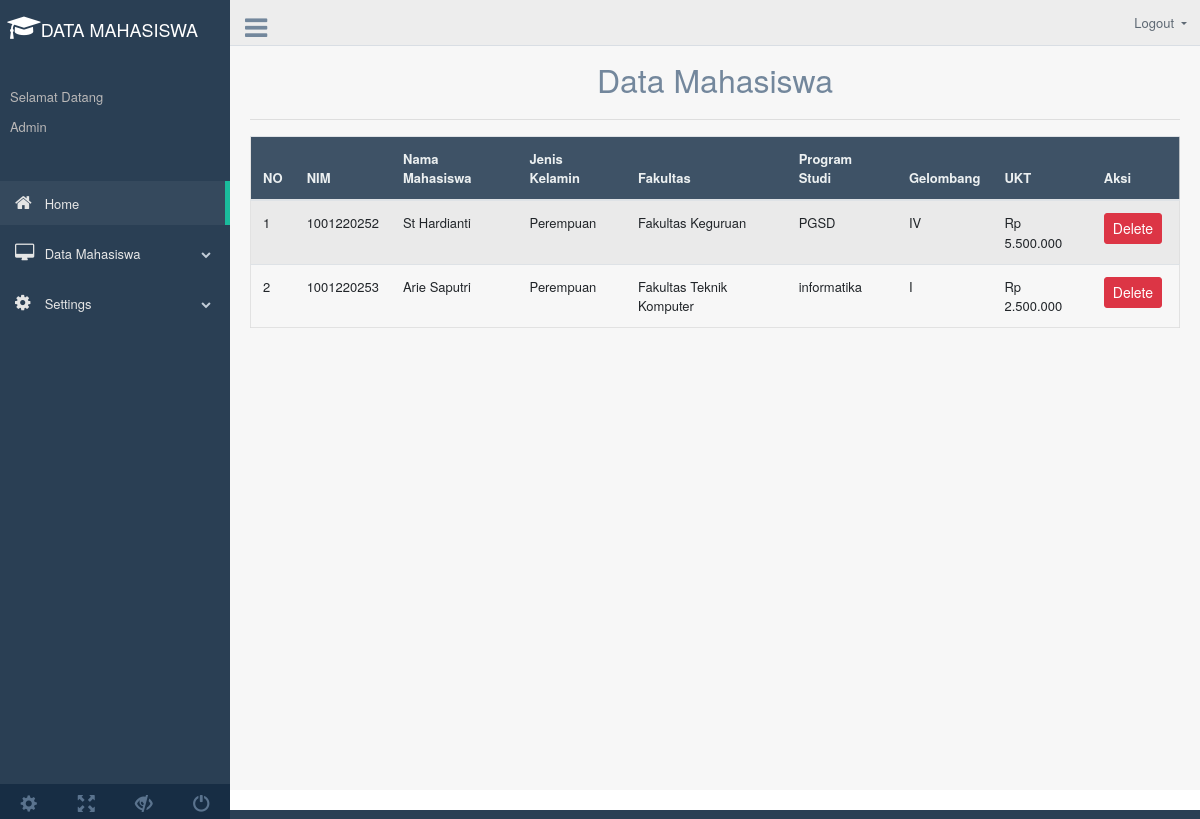
The page /index2.php?page=tampil_mhs on the database its author committed.
### tables this page shows
CREATE TABLE `tb_biodata` (
  `id_mhs` int(15) NOT NULL,
  `nim` varchar(20) NOT NULL,
  `nama_mhs` varchar(30) NOT NULL,
  `tempat_lahir` varchar(30) NOT NULL,
  `jk` varchar(15) NOT NULL,
  `alamat` varchar(40) NOT NULL,
  `tanggal_lahir` varchar(30) NOT NULL,
  `kode_fakultas` int(20) NOT NULL,
  `kode_prodi` int(20) NOT NULL,
  `gelombang` varchar(11) NOT NULL
);

CREATE TABLE `tb_fakultas` (
  `kode_fakultas` int(20) NOT NULL,
  `nama_fakultas` varchar(35) NOT NULL
);

CREATE TABLE `tb_prodi` (
  `kode_prodi` int(20) NOT NULL,
  `nama_prodi` varchar(50) NOT NULL,
  `ukt` varchar(50) NOT NULL
);

### tampil.php (the view, shortened to what this page needs)
<?php
include('config.php');
$sql = mysqli_query($koneksi, "SELECT * FROM tb_biodata
					INNER JOIN tb_fakultas ON tb_biodata.kode_fakultas = tb_fakultas.kode_fakultas
					INNER JOIN tb_prodi ON tb_biodata.kode_prodi = tb_prodi.kode_prodi") ;
?>
	<div class="container" style="margin-top:20px">
		<center><font size="6">Data Mahasiswa</font></center>
		<hr>
		<div class="table-responsive">
		<table class="table table-striped jambo_table bulk_action">
			<thead>
				<tr>
					<th>NO</th>
					<th>NIM</th>
					<th>Nama Mahasiswa</th>
					<th>Jenis Kelamin</th>
					<th>Fakultas</th>
					<th>Program Studi</th>
					<th>Gelombang</th>
					<th>UKT</th>
					<th>Aksi</th>
				</tr>
			</thead>
			<tbody>
				<?php
					$no = 1;
					while($data = mysqli_fetch_assoc($sql)){
						echo '
						<tr>
							<td>'.$no.'</td>
							<td>'.$data['nim'].'</td>
							<td>'.$data['nama_mhs'].'</td>
							<td>'.$data['jk'].'</td>
							<td>'.$data['nama_fakultas'].'</td>
							<td>'.$data['nama_prodi'].'</td>
							<td>'.$data['gelombang'].'</td>
							<td>'.$data['ukt'].'</td>
							<td>
								<a href="delete.php?nim='.$data['nim'].'" class="btn btn-danger btn-sm" onclick="return confirm(\'Yakin ingin menghapus data ini?\')">Delete</a>
							</td>
						</tr>
						';
						$no++;
					}
				?>
		</table>
	</div>
	</div>

### index2.php (shortened to what this page needs)
<!DOCTYPE html>
<html lang="en">
  <head>
    <link href="assets/bootstrap/dist/css/bootstrap.min.css" rel="stylesheet">
    <link href="assets/font-awesome/css/font-awesome.min.css" rel="stylesheet">
    <link href="assets/nprogress/nprogress.css" rel="stylesheet">
    <link href="assets/iCheck/skins/flat/green.css" rel="stylesheet">
    <link href="assets/bootstrap-progressbar/css/bootstrap-progressbar-3.3.4.min.css" rel="stylesheet">
    <link href="assets/css/custom.min.css" rel="stylesheet">
  </head>
  <body class="nav-md">
    <div class="container body">
      <div class="main_container">
        <div class="col-md-3 left_col">
          <div class="left_col scroll-view">
            <div class="navbar nav_title" style="border: 0;">
            <center>
            &nbsp; <a href="index2.php" class="fa fa-mortar-board fa-2x" style="color:#fff;"><span><font size="4.95" color="white" face="Helvetica Neue">DATA MAHASISWA</font></span></a>
            </center>
            </div>
            <div class="profile clearfix">
              <div class="profile_info">
                <span>Selamat Datang Admin </span>
              </div>
            </div>
            <br />
            <div id="sidebar-menu" class="main_menu_side hidden-print main_menu">
              <div class="menu_section">
                <ul class="nav side-menu">
                  <li><a href="index2.php"><i class="fa fa-home"></i> Home <span class="fa fa-chevron"></span></a>
                  </li>
                  <li><a href="#"><i class="fa fa-desktop"></i> Data Mahasiswa <span class="fa fa-chevron-down"></span></a>
                  </li>
                  <li><a><i class="fa fa-gear"></i> Settings <span class="fa fa-chevron-down"></span></a>
                  </li>
                </ul>
              </div>
            </div>
            <div class="sidebar-footer hidden-small">
              <a data-toggle="tooltip" data-placement="top" title="Settings" href="#">
                <span class="glyphicon glyphicon-cog" aria-hidden="true"></span>
              </a>
              <a data-toggle="tooltip" data-placement="top" title="FullScreen" href="#">
                <span class="glyphicon glyphicon-fullscreen" aria-hidden="true"></span>
              </a>
              <a data-toggle="tooltip" data-placement="top" title="Lock" href="#">
                <span class="glyphicon glyphicon-eye-close" aria-hidden="true"></span>
              </a>
              <a data-toggle="tooltip" data-placement="top" title="Logout" href="#">
                <span class="glyphicon glyphicon-off" aria-hidden="true"></span>
              </a>
            </div>
          </div>
        </div>
        <div class="top_nav">
          <div class="nav_menu">
              <div class="nav toggle">
                <a id="menu_toggle"><i class="fa fa-bars"></i></a>
              </div>
              <nav class="nav navbar-nav">
              <ul class=" navbar-right">
                <li class="nav-item dropdown open" >
                  <a href="#" class="user-profile dropdown-toggle" aria-haspopup="true" id="navbarDropdown" data-toggle="dropdown" aria-expanded="false">
                Logout
                  </a>
                </li>
              </ul>
            </nav>
          </div>
        </div>
        <div class="right_col" role="main">
      <?php
      $queries = array();
      parse_str($_SERVER['QUERY_STRING'], $queries);
      switch ($queries['page']) {
      	case 'tampil_mhs':
      		include 'tampil.php';
	      break;
        }
        ?>
        </div>
        <footer>
        </footer>
      </div>
    </div>
  </body>
</html>

### rows shown on the page
tb_biodata: nim "1001220252", nama_mhs "St Hardianti", jk "Perempuan", kode_fakultas.nama_fakultas "Fakultas Keguruan", kode_prodi.nama_prodi "PGSD", gelombang "IV", kode_prodi.ukt "Rp 5.500.000"
tb_biodata: nim "1001220253", nama_mhs "Arie Saputri", jk "Perempuan", kode_fakultas.nama_fakultas "Fakultas Teknik Komputer", kode_prodi.nama_prodi "informatika", gelombang "I", kode_prodi.ukt "Rp 2.500.000"
